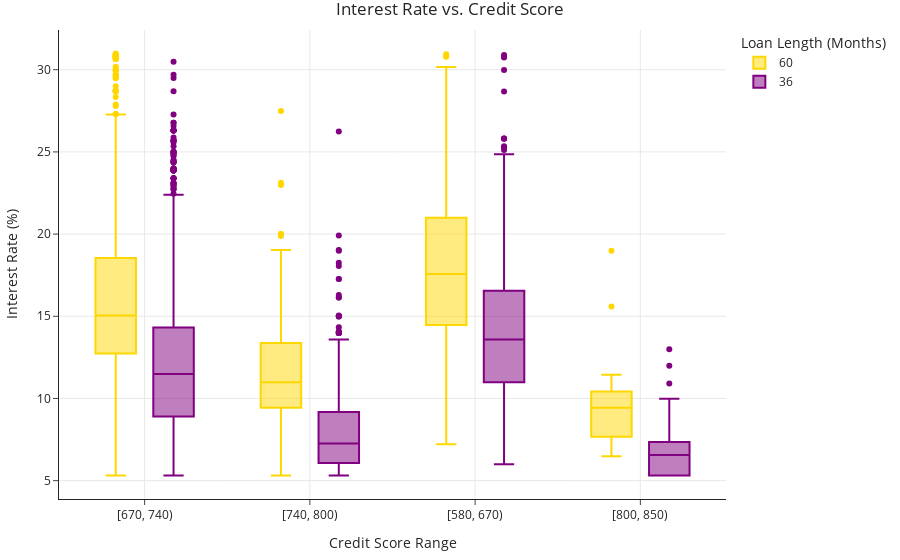

Notebook source saved alongside this figure:
### Markdown cell above
Run the cell below to draw your boxplot. If you did everything correctly, it should look like the example above. Make sure to run this cell before moving forward, otherwise the tests won't work correctly.

### Code cell
q3_fig = create_boxplot(loans_for_plot)
q3_fig

### Figure 1 — Plotly figure (JSON) as saved in the notebook; plotly's stock layout.template omitted (floating-point values rounded to 4 significant figures; data arrays with more than 128 entries replaced by an {"elided": "..."} marker saying what was removed)
{"data": [{"alignmentgroup": "True", "hovertemplate": "Loan Length (Months)=60<br>Credit Score Range=%{x}<br>Interest Rate (%)=%{y}<extra></extra>", "legendgroup": "60", "marker": {"color": "gold"}, "name": "60", "notched": false, "offsetgroup": "60", "orientation": "v", "showlegend": true, "type": "box", "x": {"elided": "2067 str values"}, "x0": " ", "xaxis": "x", "y": {"elided": "2067 float values"}, "y0": " ", "yaxis": "y"}, {"alignmentgroup": "True", "hovertemplate": "Loan Length (Months)=36<br>Credit Score Range=%{x}<br>Interest Rate (%)=%{y}<extra></extra>", "legendgroup": "36", "marker": {"color": "purple"}, "name": "36", "notched": false, "offsetgroup": "36", "orientation": "v", "showlegend": true, "type": "box", "x": {"elided": "4233 str values"}, "x0": " ", "xaxis": "x", "y": {"elided": "4233 float values"}, "y0": " ", "yaxis": "y"}], "layout": {"autosize": true, "boxmode": "group", "legend": {"title": {"text": "Loan Length (Months)"}, "tracegroupgap": 0}, "title": {"text": "Interest Rate vs. Credit Score"}, "xaxis": {"anchor": "y", "autorange": true, "domain": [0, 1], "range": [-0.515, 3.515], "title": {"text": "Credit Score Range"}, "type": "category"}, "yaxis": {"anchor": "x", "autorange": true, "domain": [0, 1], "range": [3.883, 32.42], "title": {"text": "Interest Rate (%)"}, "type": "linear"}}}
